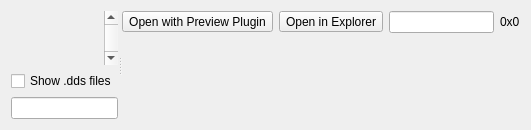
     <widget class="QWidget" name="tabImages">
      <attribute name="title">
       <string>Images</string>
      </attribute>
      <layout class="QVBoxLayout" name="verticalLayout_19">
       <item>
        <widget class="QSplitter" name="tabImagesSplitter">
         <property name="orientation">
          <enum>Qt::Horizontal</enum>
         </property>
         <property name="childrenCollapsible">
          <bool>false</bool>
         </property>
         <widget class="QWidget" name="widget_8" native="true">
          <layout class="QVBoxLayout" name="verticalLayout_2" stretch="1,0,0">
           <property name="spacing">
            <number>6</number>
           </property>
           <property name="leftMargin">
            <number>0</number>
           </property>
           <property name="topMargin">
            <number>0</number>
           </property>
           <property name="rightMargin">
            <number>0</number>
           </property>
           <property name="bottomMargin">
            <number>0</number>
           </property>
           <item>
            <widget class="QWidget" name="imagesScroller" native="true">
             <layout class="QHBoxLayout" name="horizontalLayout_4">
              <property name="spacing">
               <number>0</number>
              </property>
              <property name="leftMargin">
               <number>0</number>
              </property>
              <property name="topMargin">
               <number>0</number>
              </property>
              <property name="rightMargin">
               <number>0</number>
              </property>
              <property name="bottomMargin">
               <number>0</number>
              </property>
              <item>
               <widget class="ImagesTabHelpers::ThumbnailsWidget" name="imagesThumbnails" native="true">
                <property name="focusPolicy">
                 <enum>Qt::StrongFocus</enum>
                </property>
               </widget>
              </item>
              <item>
               <widget class="ImagesTabHelpers::Scrollbar" name="imagesScrollerVBar">
                <property name="orientation">
                 <enum>Qt::Vertical</enum>
                </property>
               </widget>
              </item>
             </layout>
            </widget>
           </item>
           <item>
            <widget class="QCheckBox" name="imagesShowDDS">
             <property name="text">
              <string>Show .dds files</string>
             </property>
            </widget>
           </item>
           <item>
            <widget class="QLineEdit" name="imagesFilter"/>
           </item>
          </layout>
         </widget>
         <widget class="QWidget" name="imagesContainer" native="true">
          <layout class="QVBoxLayout" name="verticalLayout_18" stretch="0,1">
           <property name="spacing">
            <number>3</number>
           </property>
           <property name="leftMargin">
            <number>0</number>
           </property>
           <property name="topMargin">
            <number>0</number>
           </property>
           <property name="rightMargin">
            <number>0</number>
           </property>
           <property name="bottomMargin">
            <number>0</number>
           </property>
           <item>
            <widget class="QWidget" name="widget_12" native="true">
             <layout class="QHBoxLayout" name="horizontalLayout_3">
              <property name="leftMargin">
               <number>0</number>
              </property>
              <property name="topMargin">
               <number>0</number>
              </property>
              <property name="rightMargin">
               <number>0</number>
              </property>
              <property name="bottomMargin">
               <number>0</number>
              </property>
              <item>
               <widget class="QToolButton" name="previewPluginButton">
                <property name="text">
                 <string>Open with Preview Plugin</string>
                </property>
               </widget>
              </item>
              <item>
               <widget class="QToolButton" name="imagesExplore">
                <property name="text">
                 <string>Open in Explorer</string>
                </property>
               </widget>
              </item>
              <item>
               <widget class="QLineEdit" name="imagesPath">
                <property name="readOnly">
                 <bool>true</bool>
                </property>
               </widget>
              </item>
              <item>
               <widget class="QLabel" name="imagesSize">
                <property name="text">
                 <string>0x0</string>
                </property>
               </widget>
              </item>
             </layout>
            </widget>
           </item>
           <item>
            <widget class="QWidget" name="imagesImage" native="true"/>
           </item>
          </layout>
         </widget>
        </widget>
       </item>
      </layout>
     </widget>
